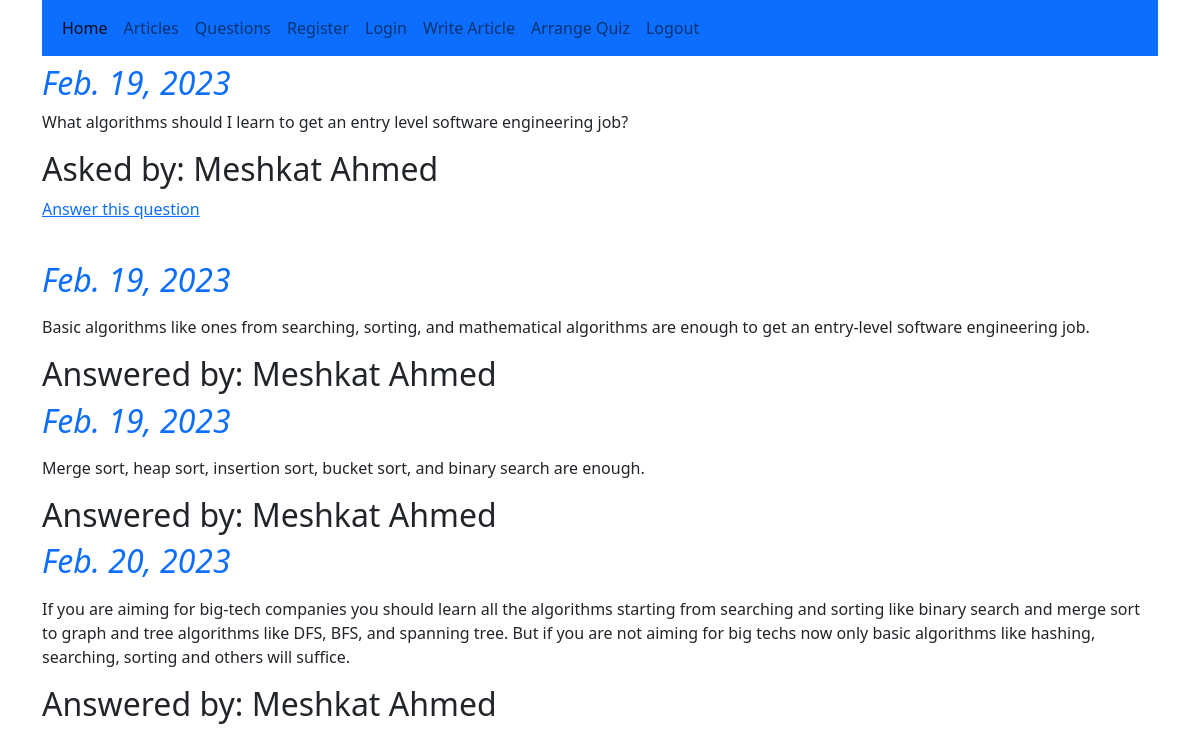
Screenshot of /discussion/answeraquestion/4/ (signed in) with the database file from the repository.
### discussion_forum_app/models.py (models this page shows)
class BaseModel(models.Model):
    created_at = models.DateField(auto_now_add=True)
    updated_at = models.DateField(auto_now=True)

class Question(BaseModel):
    user = models.ForeignKey(User,on_delete=models.DO_NOTHING,related_name='user_question')
    asking = models.CharField(max_length=264)

class Answer(BaseModel):
    user = models.ForeignKey(User,on_delete=models.DO_NOTHING,related_name='user_answer')
    answer_to_question = models.ForeignKey(Question,on_delete=models.CASCADE,related_name='question')
    statement = models.TextField()

### discussion_forum_app/views.py (the view)
# urls.py: path('answeraquestion/<pk>/',views.question_detail,name='answeraquestion'),
@login_required
def question_detail(request,pk):
    questions = Question.objects.filter(id=pk)
    answers = Answer.objects.filter(answer_to_question=questions[0])
    diction = {'question':questions[0],'answers':answers}
    return render(request,'discussion_forum_app/answeraquestion.html',context=diction)

### templates/discussion_forum_app/answeraquestion.html (shortened to what this page needs)
{% extends 'base.html' %}
{% load crispy_forms_tags %}
{% block body_block %}
  <h2 class="text-primary"><i>{{question.created_at}}</i></h2><p>{{question.asking}}</p>
  <h2>Asked by: {{question.user.first_name}} {{question.user.last_name}}</h2>
  {% if not to_answer %}
    {% if request.user.user_profile.is_teacher %}
      <a href="{% url 'discussion_forum_app:answerquestion' pk=question.id %}">Answer this question</a></p>
    {% endif %}
  {% endif %}
  <br>
  {% for answer in answers %}
    <h2 class="text-primary"><i>{{answer.created_at}}</i></h2><p>{{answer.statement|linebreaks}}</p>
    <h2>Answered by: {{answer.user.first_name}} {{answer.user.last_name}}</h2>
  {% endfor %}
{% endblock %}

### rows the page displays
BaseModel: created_at "Feb. 19, 2023"
Question: asking "What algorithms should I learn to get an entry level software engineering job?", user.first_name "Meshkat", user.last_name "Ahmed"
Answer: created_at "Feb. 19, 2023", statement "Basic algorithms like ones from searching, sorting, and mathematical algorithms are enough to get an entry-level software engineering job.", user.first_name "Meshkat", user.last_name "Ahmed"
Answer: created_at "Feb. 19, 2023", statement "Merge sort, heap sort, insertion sort, bucket sort, and binary search are enough.", user.first_name "Meshkat", user.last_name "Ahmed"
Answer: created_at "Feb. 20, 2023", statement "If you are aiming for big-tech companies you should learn all the algorithms starting from searching and sorting like binary search and merge sort to graph and tree algorithms like DFS, BFS, and spanning tree. But if you are not aiming for big techs now only basic algorithms like hashing, searching, sorting and others will suffice.", user.first_name "Meshkat", user.last_name "Ahmed"
